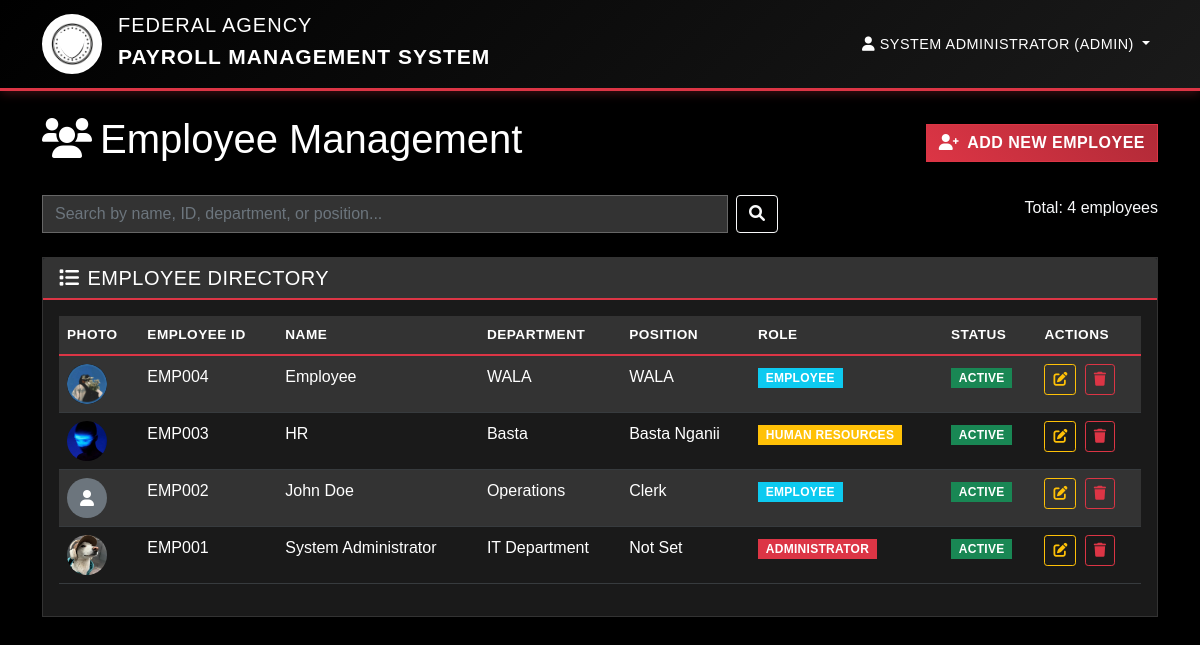
The page /employees/ (signed in) on the database its author committed.
### authentication/models.py (models this page shows, shortened)
class Employee(AbstractUser):
    ROLE_CHOICES = [
        ('Admin', 'Administrator'),
        ('HR', 'Human Resources'),
        ('Employee', 'Employee'),
    ]
    STATUS_CHOICES = [
        ('Active', 'Active'),
        ('Inactive', 'Inactive'),
        ('Suspended', 'Suspended'),
    ]
    username = models.CharField(max_length=150, unique=True)
    email = models.EmailField(blank=True, null=True)
    employee_id = models.CharField(max_length=20, unique=True, null=True, blank=True)
    name = models.CharField(max_length=255)
    phone = models.CharField(max_length=20, blank=True, null=True)
    department = models.CharField(max_length=100, blank=True, null=True)
    position = models.CharField(max_length=100, blank=True, null=True)
    salary_rate = models.DecimalField(max_digits=10, decimal_places=2, default=0.00)
    role = models.CharField(max_length=20, choices=ROLE_CHOICES, default='Employee')
    status = models.CharField(max_length=20, choices=STATUS_CHOICES, default='Active')
    profile_picture = models.ImageField(upload_to='profile_pictures/', blank=True, null=True)
    nfc_id = models.CharField(max_length=100, blank=True, null=True)
    qr_code_path = models.CharField(max_length=255, blank=True, null=True)
    created_at = models.DateTimeField(default=timezone.now)
    updated_at = models.DateTimeField(auto_now=True)
    class Meta:
        db_table = 'employees'
    @property
    def is_admin(self):
        return self.role == 'Admin'
    @property
    def is_hr(self):
        return self.role in ['Admin', 'HR']

### employees/views.py (the view, shortened to what this page needs)
# urls.py: path('', views.employee_list, name='employee_list'),
@login_required
def employee_list(request):
    if not request.user.is_hr:
        messages.error(request, 'Access denied. Insufficient permissions.')
        return redirect('home')
    search_query = request.GET.get('search', '')
    employees = Employee.objects.all().order_by('name')
    paginator = Paginator(employees, 10)
    page_number = request.GET.get('page')
    page_obj = paginator.get_page(page_number)
    context = {
        'employees': page_obj,
        'search_query': search_query,
        'total_employees': employees.count()
    }
    return render(request, 'employees/list.html', context)

### templates/employees/list.html (shortened to what this page needs)
{% extends 'base.html' %}
{% block content %}
<div class="d-flex justify-content-between align-items-center mb-4">
    <h1 class="text-white">
        <i class="fas fa-users me-2"></i>Employee Management
    </h1>
    <a href="{% url 'employee_add' %}" class="btn btn-primary">
        <i class="fas fa-user-plus me-2"></i>Add New Employee
    </a>
</div>
<div class="row mb-4">
    <div class="col-md-8">
        <form method="GET" class="d-flex">
            <input type="text" name="search" value="{{ search_query }}"
                   class="form-control me-2" placeholder="Search by name, ID, department, or position...">
            <button type="submit" class="btn btn-outline-light">
                <i class="fas fa-search"></i>
            </button>
        </form>
    </div>
    <div class="col-md-4 text-end">
        <span class="text-light">Total: {{ total_employees }} employees</span>
    </div>
</div>
<div class="card bg-dark text-white">
    <div class="card-header">
        <h5 class="mb-0"><i class="fas fa-list me-2"></i>Employee Directory</h5>
    </div>
    <div class="card-body">
        {% if employees %}
            <div class="table-responsive">
                <table class="table table-dark table-striped">
                    <thead>
                        <tr>
                            <th>Photo</th>
                            <th>Employee ID</th>
                            <th>Name</th>
                            <th>Department</th>
                            <th>Position</th>
                            <th>Role</th>
                            <th>Status</th>
                            <th>Actions</th>
                        </tr>
                    </thead>
                    <tbody>
                        {% for employee in employees %}
                        <tr>
                            <td>
                                {% if employee.profile_picture %}
                                    <img src="{{ employee.profile_picture.url }}"
                                         alt="{{ employee.name }}"
                                         class="rounded-circle"
                                         style="width: 40px; height: 40px; object-fit: cover;">
                                {% else %}
                                    <div class="bg-secondary rounded-circle d-flex align-items-center justify-content-center"
                                         style="width: 40px; height: 40px;">
                                        <i class="fas fa-user text-white"></i>
                                    </div>
                                {% endif %}
                            </td>
                            <td>{{ employee.employee_id }}</td>
                            <td>{{ employee.name }}</td>
                            <td>{{ employee.department|default:"Not Set" }}</td>
                            <td>{{ employee.position|default:"Not Set" }}</td>
                            <td>
                                <span class="badge bg-{% if employee.role == 'Admin' %}danger{% elif employee.role == 'HR' %}warning{% else %}info{% endif %}">
                                    {{ employee.get_role_display }}
                                </span>
                            </td>
                            <td>
                                <span class="badge bg-{% if employee.status == 'Active' %}success{% elif employee.status == 'Inactive' %}warning{% else %}danger{% endif %}">
                                    {{ employee.status }}
                                </span>
                            </td>
                            <td>
                                <a href="{% url 'employee_edit' employee.id %}" class="btn btn-sm btn-outline-warning me-1">
                                    <i class="fas fa-edit"></i>
                                </a>
                                {% if user.is_admin %}
                                <a href="{% url 'employee_delete' employee.id %}" class="btn btn-sm btn-outline-danger">
                                    <i class="fas fa-trash"></i>
                                </a>
                                {% endif %}
                            </td>
                        </tr>
                        {% endfor %}
                    </tbody>
                </table>
            </div>
        {% endif %}
    </div>
</div>
{% endblock %}

### templates/base.html (shortened to what this page needs)
<!DOCTYPE html>
<html lang="en">
<head>
    {% load static %}
    <link href="https://cdn.jsdelivr.net/npm/bootstrap@5.1.3/dist/css/bootstrap.min.css" rel="stylesheet">
    <link rel="stylesheet" href="https://cdnjs.cloudflare.com/ajax/libs/font-awesome/6.0.0/css/all.min.css">
    <link rel="stylesheet" href="{% static 'css/government-style.css' %}">
</head>
<body>
    <nav class="navbar navbar-expand-lg government-header">
        <div class="container">
            <a class="navbar-brand d-flex align-items-center" href="{% url 'home' %}">
                <div class="government-seal me-3">
                    <i class="fas fa-shield-alt"></i>
                </div>
                <div>
                    <div class="h5 mb-0">FEDERAL AGENCY</div>
                    <small>Payroll Management System</small>
                </div>
            </a>
            <div class="collapse navbar-collapse" id="navbarNav">
                <ul class="navbar-nav ms-auto">
                    {% if user.is_authenticated %}
                        <li class="nav-item dropdown">
                            <a class="nav-link dropdown-toggle" href="#" id="navbarDropdown" role="button" data-bs-toggle="dropdown">
                                <i class="fas fa-user"></i> {{ user.name }} ({{ user.role }})
                            </a>
                        </li>
                    {% endif %}
                </ul>
            </div>
        </div>
    </nav>
    <main class="{% if not user.is_authenticated %}container-fluid{% else %}container{% endif %} mt-4">
        {% block content %}
        {% endblock %}
    </main>
</body>
</html>

### static/css/government-style.css (style rules this page uses)
:root { --gov-black: #000000; --gov-white: #ffffff; --gov-red: #dc3545; --gov-gray-dark: #1a1a1a; --gov-gray-medium: #333333; --gov-gray-light: #666666; --gov-blue-dark: #0d1b2a; --gov-blue-accent: #1B4F72; }
body { font-family: 'Arial', 'Helvetica Neue', sans-serif; background-color: var(--gov-black); color: var(--gov-white); font-weight: 400; line-height: 1.6; }
.government-header { background: linear-gradient(135deg, var(--gov-black) 0%, var(--gov-gray-dark) 100%); border-bottom: 3px solid var(--gov-red); box-shadow: 0 2px 10px rgba(220, 53, 69, 0.3); }
.government-header .navbar-brand { font-weight: 700; font-size: 1.5rem; color: var(--gov-white) !important; text-transform: uppercase; letter-spacing: 1px; }
.government-header .nav-link { color: var(--gov-white) !important; font-weight: 500; text-transform: uppercase; font-size: 0.9rem; letter-spacing: 0.5px; border-radius: 0; transition: all 0.3s ease; }
.government-seal { width: 60px; height: 60px; background: url('/static/images/government_seal.png') center/cover no-repeat, radial-gradient(circle, var(--gov-red) 0%, var(--gov-gray-dark) 100%); border: 2px solid var(--gov-white); border-radius: 50%; display: flex; align-items: center; justify-content: center; margin-right: 15px; animation: sealPulse 2s ease-in-out infinite; position: relative; }
.government-seal::before { content: ''; position: absolute; top: -5px; left: -5px; right: -5px; bottom: -5px; border: 2px solid var(--gov-red); border-radius: 50%; opacity: 0; animation: sealRing 2s ease-in-out infinite; }
.government-seal i { font-size: 1.8rem; color: var(--gov-white); animation: iconRotate 8s linear infinite; }
.card { background-color: var(--gov-gray-dark); border: 1px solid var(--gov-gray-medium); border-radius: 0; box-shadow: 0 4px 15px rgba(0, 0, 0, 0.5); }
.card-header { background-color: var(--gov-gray-medium); border-bottom: 2px solid var(--gov-red); color: var(--gov-white); font-weight: 600; text-transform: uppercase; letter-spacing: 0.5px; }
.card-body { background-color: var(--gov-gray-dark); color: var(--gov-white); }
.btn-primary { background: linear-gradient(45deg, var(--gov-red), #b02a37); border-color: var(--gov-red); color: var(--gov-white); font-weight: 600; text-transform: uppercase; letter-spacing: 0.5px; border-radius: 0; transition: all 0.3s ease; position: relative; overflow: hidden; }
.btn-primary::before { content: ''; position: absolute; top: 0; left: -100%; width: 100%; height: 100%; background: linear-gradient(90deg, transparent, rgba(255, 255, 255, 0.2), transparent); transition: left 0.5s ease; }
.form-control, .form-select { background-color: var(--gov-gray-medium); border: 1px solid var(--gov-gray-light); color: var(--gov-white); border-radius: 0; }
.table { --bs-table-bg: var(--gov-gray-dark); --bs-table-color: var(--gov-white); --bs-table-border-color: var(--gov-gray-medium); --bs-table-striped-bg: var(--gov-gray-medium); --bs-table-hover-bg: var(--gov-gray-medium); }
.table thead th { background-color: var(--gov-gray-medium); border-bottom: 2px solid var(--gov-red); color: var(--gov-white); font-weight: 700; text-transform: uppercase; letter-spacing: 0.5px; font-size: 0.85rem; }
.badge { font-weight: 600; text-transform: uppercase; letter-spacing: 0.3px; border-radius: 0; }

### rows shown on the page
Employee: name "SYSTEM ADMINISTRATOR", role "ADMIN", profile_picture (picture), employee_id "EMP001", name "System Administrator", department "IT Department", position "Not Set", role "ADMINISTRATOR", status "ACTIVE"
Employee: profile_picture (picture), employee_id "EMP004", name "Employee", department "WALA", position "WALA", role "EMPLOYEE", status "ACTIVE"
Employee: profile_picture (picture), employee_id "EMP003", name "HR", department "Basta", position "Basta Nganii", role "HUMAN RESOURCES", status "ACTIVE"
Employee: employee_id "EMP002", name "John Doe", department "Operations", position "Clerk", role "EMPLOYEE", status "ACTIVE"

### other values the page prints
{{ total_employees }} "4"
